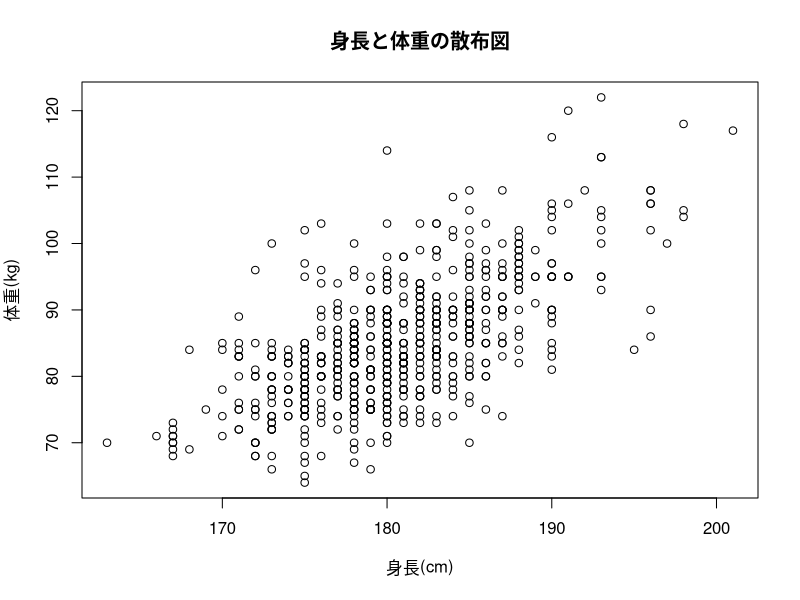
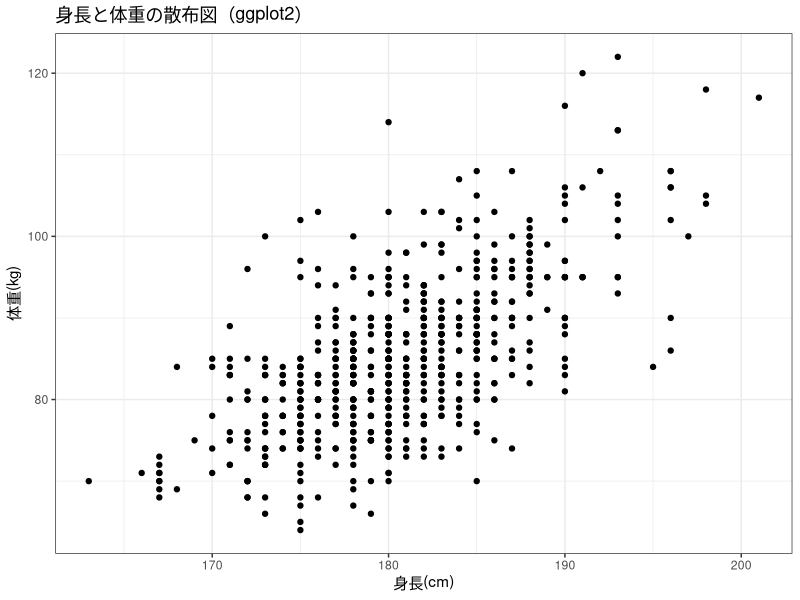

Reproduce these figures in R, in order.
# 心理学データ解析/伴走サイトコード -----------------------------------------------------
#  Programmed by kosugitti
#  Licence ; Creative Commons BY-SA license (CC BY-SA) version 4.0
## 第6章 相関
## サンプルデータ BaseballDecade.csv をサイトからダウンロードし，
## このコードと同じプロジェクトフォルダに置いておく

# Rによる相関分析の実践 --------------------------------------------------------

## code 6.1 データの準備
# Rのプロジェクトを立ち上げ，プロジェクトフォルダを開いたうえで
# 以下のコマンドを実行してください
rm(list = ls())
library(tidyverse)
# データを読み込む
dat <- read_csv("BaseballDecade.csv")
# データを一部絞り込みます
dat <- dat[dat$Year == "2020年度", ]
# または
# dat <- dat %>% filter(Year == "2020年度")


# 散布図の作成 ----------------------------------------------------------------

## code 6.2 R baseによる散布図の作成
# 身長と体重の散布図（R base）
plot(dat$height, dat$weight,
  xlab = "身長(cm)", ylab = "体重(kg)",
  main = "身長と体重の散布図"
)

## code 6.3 ggplot2による散布図の作成
# ggplot2による散布図
ggplot(dat, aes(x = height, y = weight)) +
  geom_point() +
  labs(
    x = "身長(cm)", y = "体重(kg)",
    title = "身長と体重の散布図（ggplot2）"
  ) +
  theme_bw()


# ピアソンの相関係数の計算 ----------------------------------------------------

## code 6.4 ピアソンの相関係数の計算
# ピアソンの相関係数の計算
cor(dat$height, dat$weight)
# または
cor(dat$height, dat$weight, method = "pearson")


# スピアマンの順位相関係数の計算 ----------------------------------------------

## code 6.5 年俸が高い野手TOP20の抽出
# データを読み込む
dat <- read_csv("BaseballDecade.csv")

# 野手（投手以外）を選び、年俸で降順にソートしてTOP20を取得
top20_players <- dat %>%
  filter(Year == "2020年度") %>% # 2020年度のデータ
  filter(position != "投手") %>% # 投手以外（野手）を選択
  arrange(desc(salary)) %>% # 年俸の降順でソート
  head(20) %>% # 上位20人を取得
  select(Name, team, salary, HR) # 必要な列だけを選択

## code 6.6 スピアマンの相関係数の計算
cor(top20_players$salary, top20_players$HR, method = "spearman")


# カイ二乗値の計算 ------------------------------------------------------------

## code 6.7 チームと血液型のクロス集計表の作成
# 3チームと血液型変数を抜き出し、それぞれをFactor型にした上で、
# クロス集計表をだす
team_blood <- dat %>%
  filter(Year == "2020年度", team %in% c("Tigers", "Giants", "Carp")) %>%
  select(team, bloodType)

# Factor型に変換
team_blood$team <- factor(team_blood$team)
team_blood$bloodType <- factor(team_blood$bloodType)

# クロス集計表の作成
cross_table <- table(team_blood$team, team_blood$bloodType)
print(cross_table)

## code 6.8 カイ二乗値の計算
chi_sq_test <- chisq.test(cross_table)
print(chi_sq_test)


# クラメールのVの計算 ---------------------------------------------------------

## code 6.9 クラメールのVの計算
chi_sq_value <- chi_sq_test$statistic
n <- sum(cross_table) # サンプルサイズ
r <- nrow(cross_table) # 行数
c <- ncol(cross_table) # 列数
min_rc <- min(r, c) # r と c の小さい方

# クラメールのVの計算
cramers_v <- sqrt(chi_sq_value / (n * (min_rc - 1)))
